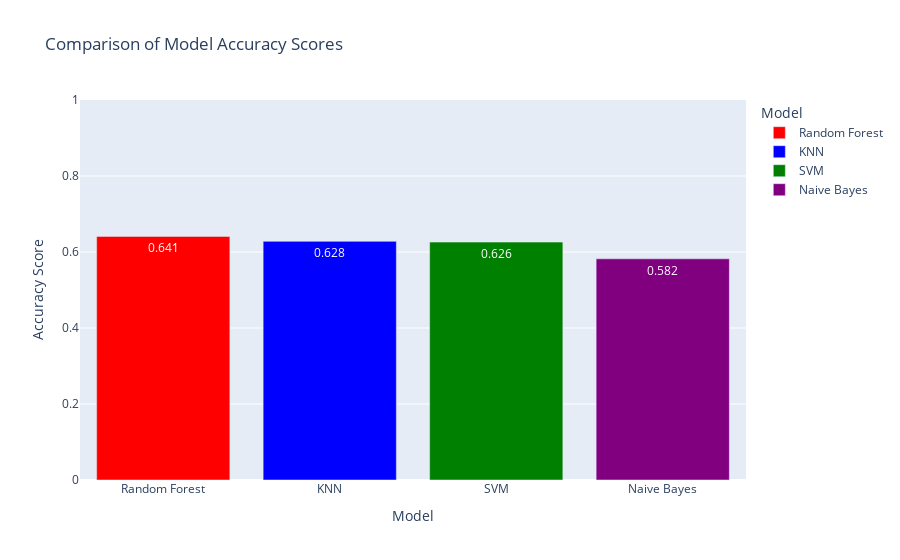

Notebook source saved alongside this figure:
### Code cell
import plotly.express as px

# Comparar as métricas de desempenho dos diferentes modelos
models = ['Random Forest', 'SVM', 'KNN', 'Naive Bayes']
accuracy_scores = [
    accuracy_score(y_test, rf_model.predict(X_test)),
    accuracy_score(y_test, svm_model.predict(X_test)),
    accuracy_score(y_test, knn_model.predict(X_test)),
    accuracy_score(y_test, nb_model.predict(X_test))
]

# Formatar os valores de precisão com 3 casas decimais
accuracy_scores = [round(score, 3) for score in accuracy_scores]

# Criar um DataFrame para facilitar a manipulação dos dados
df_accuracy = pd.DataFrame({'Model': models, 'Accuracy Score': accuracy_scores})

# Ordenar o DataFrame pelo Accuracy Score
df_accuracy = df_accuracy.sort_values(by='Accuracy Score', ascending=False)

# Criar o gráfico de barras usando Plotly
fig = px.bar(df_accuracy, x='Model', y='Accuracy Score', title='Comparison of Model Accuracy Scores', 
             labels={'Accuracy Score': 'Accuracy Score'}, text='Accuracy Score',
             color='Model', color_discrete_map={'KNN': 'blue', 'Random Forest': 'red', 'SVM': 'green', 'Naive Bayes': 'purple'})

# Atualizar o layout do gráfico
fig.update_layout(yaxis=dict(range=[0, 1]), xaxis_title='Model', yaxis_title='Accuracy Score')
fig.show()

### Figure 1 — Plotly figure (JSON) as saved in the notebook; plotly's stock layout.template omitted (floating-point values rounded to 4 significant figures)
{"data": [{"alignmentgroup": "True", "hovertemplate": "Model=%{x}<br>Accuracy Score=%{text}<extra></extra>", "legendgroup": "Random Forest", "marker": {"color": "red", "pattern": {"shape": ""}}, "name": "Random Forest", "offsetgroup": "Random Forest", "orientation": "v", "showlegend": true, "text": [0.641], "textposition": "auto", "type": "bar", "x": ["Random Forest"], "xaxis": "x", "y": [0.641], "yaxis": "y"}, {"alignmentgroup": "True", "hovertemplate": "Model=%{x}<br>Accuracy Score=%{text}<extra></extra>", "legendgroup": "KNN", "marker": {"color": "blue", "pattern": {"shape": ""}}, "name": "KNN", "offsetgroup": "KNN", "orientation": "v", "showlegend": true, "text": [0.628], "textposition": "auto", "type": "bar", "x": ["KNN"], "xaxis": "x", "y": [0.628], "yaxis": "y"}, {"alignmentgroup": "True", "hovertemplate": "Model=%{x}<br>Accuracy Score=%{text}<extra></extra>", "legendgroup": "SVM", "marker": {"color": "green", "pattern": {"shape": ""}}, "name": "SVM", "offsetgroup": "SVM", "orientation": "v", "showlegend": true, "text": [0.626], "textposition": "auto", "type": "bar", "x": ["SVM"], "xaxis": "x", "y": [0.626], "yaxis": "y"}, {"alignmentgroup": "True", "hovertemplate": "Model=%{x}<br>Accuracy Score=%{text}<extra></extra>", "legendgroup": "Naive Bayes", "marker": {"color": "purple", "pattern": {"shape": ""}}, "name": "Naive Bayes", "offsetgroup": "Naive Bayes", "orientation": "v", "showlegend": true, "text": [0.582], "textposition": "auto", "type": "bar", "x": ["Naive Bayes"], "xaxis": "x", "y": [0.582], "yaxis": "y"}], "layout": {"barmode": "relative", "legend": {"title": {"text": "Model"}, "tracegroupgap": 0}, "title": {"text": "Comparison of Model Accuracy Scores"}, "xaxis": {"anchor": "y", "categoryarray": ["Random Forest", "KNN", "SVM", "Naive Bayes"], "categoryorder": "array", "domain": [0, 1], "title": {"text": "Model"}}, "yaxis": {"anchor": "x", "domain": [0, 1], "range": [0, 1], "title": {"text": "Accuracy Score"}}}}
